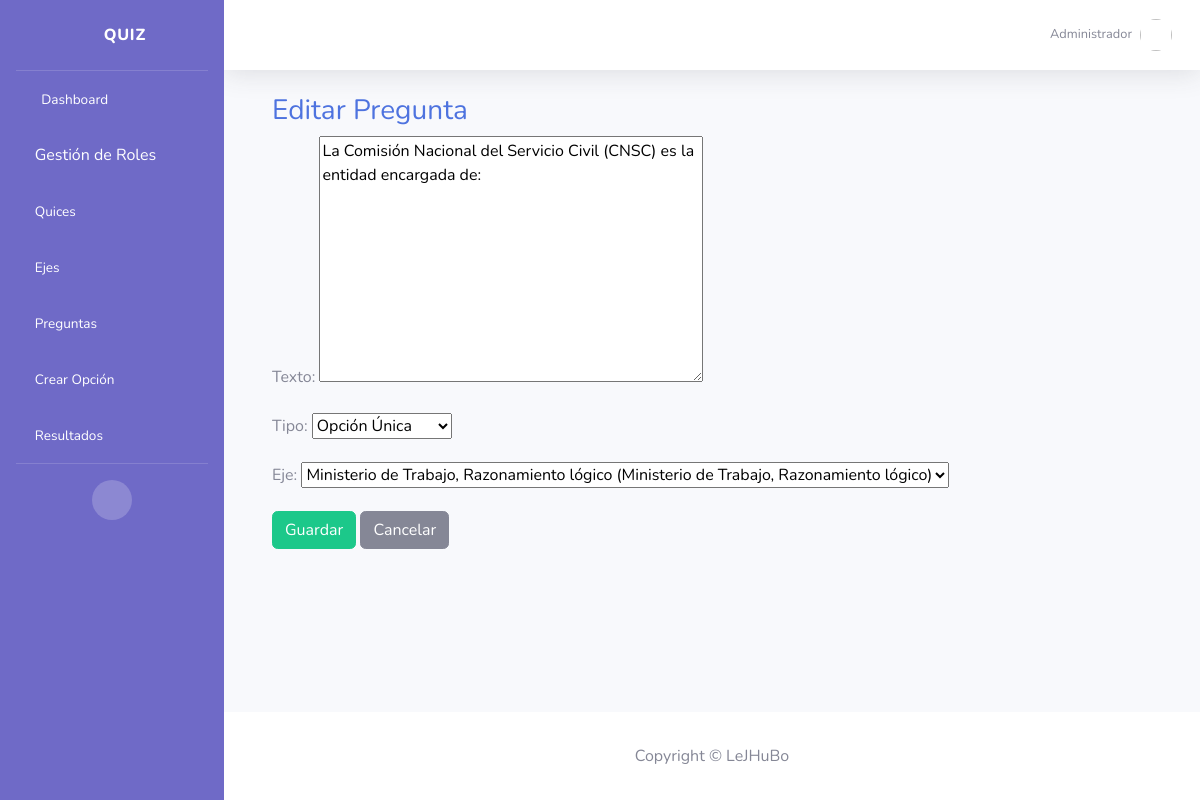
The page /preguntas/1/editar/ (signed in) on the database its author committed.
### core/models.py (models this page shows, shortened)
class PerfilUsuario(models.Model):
    ROLES = [
        ('admin', 'Administrador'),
        ('estudiante', 'Estudiante'),
    ]
    user = models.OneToOneField(User, on_delete=models.CASCADE)
    nombre = models.CharField(max_length=100)
    rol = models.CharField(max_length=20, choices=ROLES, default='estudiante')
    foto = models.ImageField(upload_to='usuarios/fotos/', null=True, blank=True)

class Pregunta(models.Model):
    TIPO_PREGUNTA = [
        ('VF', 'Verdadero/Falso'),
        ('UNICA', 'Opción Única'),
    ]
    texto = models.TextField()
    tipo = models.CharField(max_length=10, choices=TIPO_PREGUNTA)
    eje = models.ForeignKey(EjeTematico, on_delete=models.CASCADE, related_name="preguntas")

### core/views/pregunta.py (the view)
# urls.py: path("preguntas/<int:pk>/editar/", PreguntaUpdateView.as_view(), name="pregunta_update"),
class PreguntaUpdateView(StaffRequiredMixin, BreadcrumbsMixin, BaseUpdateView):
    model = Pregunta
    form_class = PreguntaForm
    template_name = "pregunta/form.html"
    success_url = success_url_to("core:pregunta_list")

### core/forms/pregunta.py
class PreguntaForm(forms.ModelForm):
    class Meta:
        model = Pregunta
        fields = ["texto", "tipo", "eje"]

### core/models.py (called while the page is built)
    def __str__(self):
        return f"{self.nombre} ({self.quiz.nombre})"

### core/views/mixins.py (called while the page is built)
    def dispatch(self, request, *args, **kwargs):
        if not request.user.is_staff:
            from django.http import HttpResponseForbidden
            return HttpResponseForbidden("No autorizado.")
        return super().dispatch(request, *args, **kwargs)

    def get_context_data(self, **kwargs):
        ctx = super().get_context_data(**kwargs)
        ctx["breadcrumbs"] = self.breadcrumbs
        return ctx

### core/templates/pregunta/form.html
{% extends "index.html" %} {% block content %}
<div class="container mt-4">
    <h3 class="text-primary">{{ view.object.pk|yesno:"Editar Pregunta,Nueva Pregunta" }}</h3>
    <form method="post">
        {% csrf_token %} {{ form.as_p }}
        <button type="submit" class="btn btn-success">Guardar</button>
        <a href="{% url 'core:pregunta_list' %}" class="btn btn-secondary">Cancelar</a>
    </form>
</div>
{% endblock %}

### core/templates/partials/topbar.html (shortened to what this page needs)
<nav class="navbar navbar-expand navbar-light bg-white topbar mb-4 shadow">
    <ul class="navbar-nav ml-auto">
        <li class="nav-item dropdown no-arrow">
            <a class="nav-link dropdown-toggle" href="#" id="userDropdown" data-toggle="dropdown">
                <div class="d-flex align-items-center">
                    <div class="text-right mr-2 d-none d-lg-inline">
                        <div class="text-muted small">
                            {{ request.user.perfilusuario.get_rol_display }}
                        </div>
                    </div>
                    <img class="img-profile rounded-circle" src="{% if request.user.perfilusuario.foto %}
                                {{ request.user.perfilusuario.foto.url }}
                              {% else %}
                              {% endif %}">
                </div>
            </a>
        </li>
    </ul>
</nav>

### core/templates/index.html (style rules this page uses)
body { background-color: #F7FAFC; }

### rows shown on the page
Pregunta: object.pk "Editar Pregunta", texto "La Comisión Nacional del Servicio Civil (CNSC) es la entidad encargada de:", tipo "Opción Única", eje "Ministerio de Trabajo, Razonamiento lógico (Ministerio de Trabajo, Razonamiento lógico)"

### other values the page prints
{{ request.user.perfilusuario.get_rol_display }} "Administrador"
